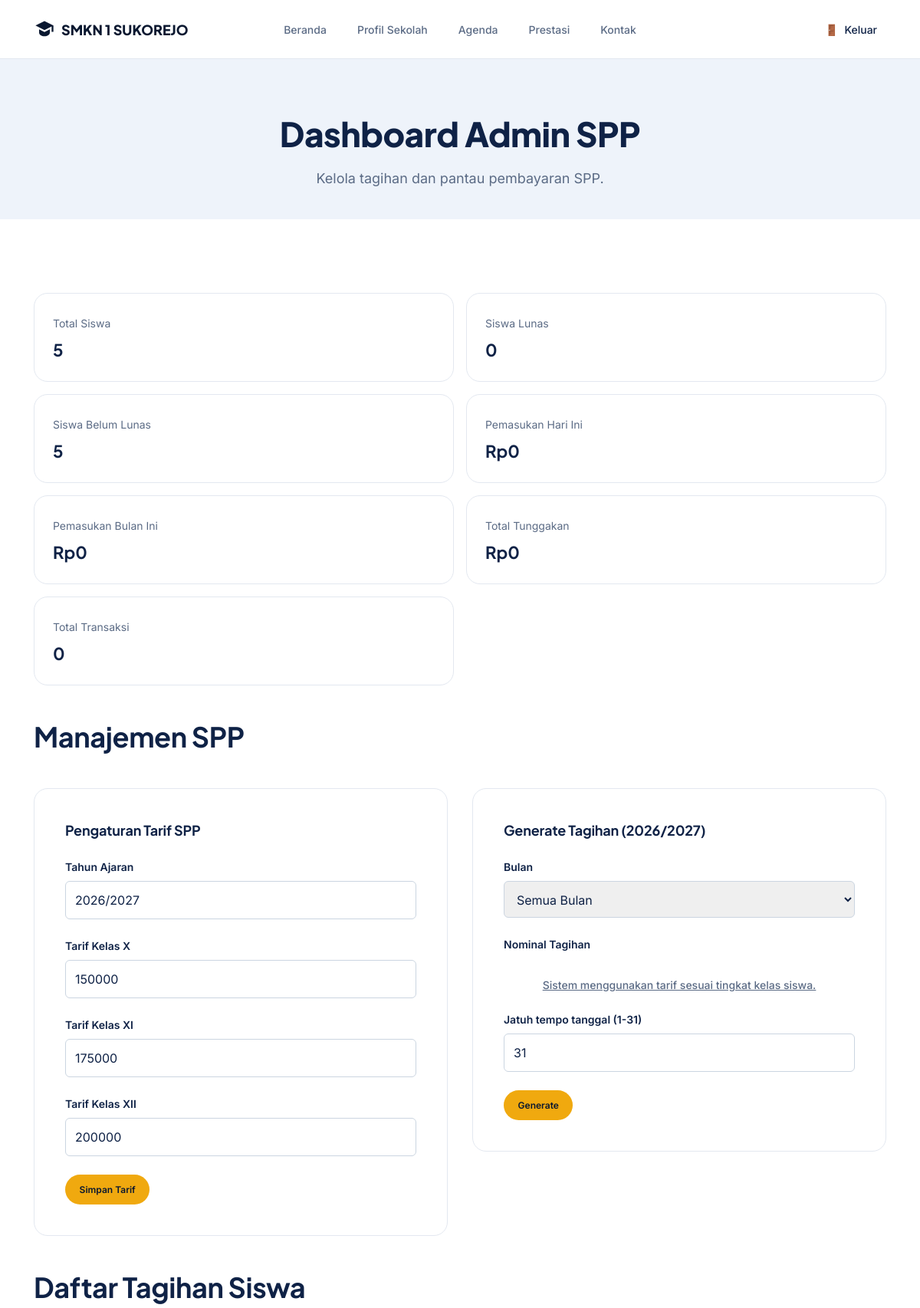
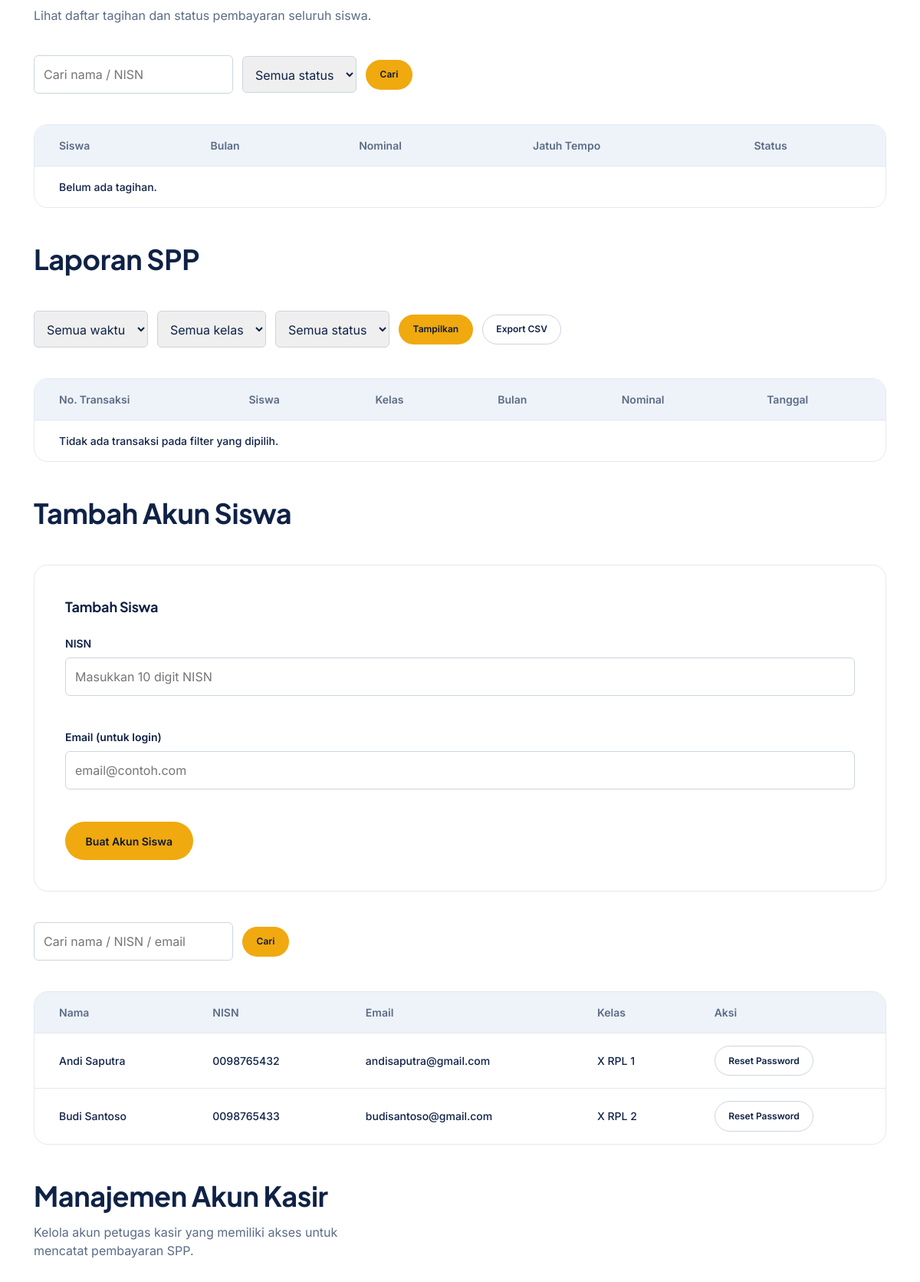
Screenshot of /spp/admin-spp.php (signed in, upper part) with the database file from the repository (2 pictures, top to bottom).
### tables this page shows
CREATE TABLE `academic_years` (
  `id` int(11) NOT NULL,
  `name` varchar(9) NOT NULL,
  `start_date` date NOT NULL,
  `end_date` date NOT NULL,
  `status` enum('draft','active','completed') NOT NULL DEFAULT 'draft',
  `is_current` tinyint(1) NOT NULL DEFAULT 0,
  `created_at` timestamp NOT NULL DEFAULT current_timestamp()
);

CREATE TABLE `students` (
  `id` int(11) NOT NULL,
  `user_id` int(11) DEFAULT NULL,
  `class_id` int(11) NOT NULL,
  `nisn` varchar(10) NOT NULL,
  `nama` varchar(100) NOT NULL,
  `created_at` timestamp NOT NULL DEFAULT current_timestamp()
);

CREATE TABLE `users` (
  `id` int(11) NOT NULL,
  `username` varchar(50) NOT NULL,
  `email` varchar(100) NOT NULL,
  `password` varchar(255) NOT NULL,
  `role` enum('admin','kasir','siswa') NOT NULL,
  `created_at` timestamp NOT NULL DEFAULT current_timestamp()
);

CREATE TABLE `classes` (
  `id` int(11) NOT NULL,
  `major_id` int(11) NOT NULL,
  `grade` enum('X','XI','XII') NOT NULL,
  `class_number` tinyint(3) UNSIGNED NOT NULL DEFAULT 1,
  `class_name` varchar(30) NOT NULL
);

### spp/admin-spp.php (the view, shortened to what the rows shown need)
<?php
$sql = '
  SELECT ID, name, start_date, end_date FROM academic_years WHERE is_current = 1 AND status = "active" LIMIT 1
';
$result = mysqli_query($conn, $sql);
$academicYear = mysqli_fetch_assoc($result);
$studentSearch = trim($_GET['student_q'] ?? '');
$studentAccounts = [];
$sql = "
  SELECT
    users.id AS user_id,
    students.nama,
    students.nisn,
    users.email,
    classes.class_name
  FROM students
  INNER JOIN users ON students.user_id = users.id
  INNER JOIN classes ON students.class_id = classes.id
";
$sql .= " ORDER BY students.nama ASC";
$stmt = mysqli_prepare($conn, $sql);
mysqli_stmt_execute($stmt);
$result = mysqli_stmt_get_result($stmt);
if ($result) {
  while ($row = mysqli_fetch_assoc($result)) {
    $studentAccounts[] = $row;
  }
}
?>
<!doctype html>
<html lang="id">
<head>
  <link rel="stylesheet" href="../css/variables.css" />
  <link rel="stylesheet" href="../css/reset.css" />
  <link rel="stylesheet" href="../css/style.css" />
  <link rel="stylesheet" href="../css/spp.css" />
</head>
<body>
  <main id="main" data-spp-role="admin">
    <div class="page-header page-header--center">
      <div class="container">
        <h1>Dashboard Admin SPP</h1>
      </div>
    </div>
    <section class="spp-section">
      <div class="container">
        <div class="section-head spp-gap">
          <div class="section-head__text">
            <h2>Manajemen SPP</h2>
          </div>
        </div>
        <div class="spp-grid">
          <div class="spp-card">
            <form class="spp-form" method="post">
              <div class="form-field">
                <label for="a-year">Tahun Ajaran</label>
                <input type="text" id="a-year" value="<?= htmlspecialchars($academicYear['name'] ?? 'Tidak tersedia', ENT_QUOTES, 'UTF-8') ?>" >
              </div>
            </form>
          </div>
          <div class="spp-card">
            <h3>Generate Tagihan (<?= htmlspecialchars($academicYear['name'] ?? 'Tidak tersedia', ENT_QUOTES, 'UTF-8') ?>)</h3>
            <form class="spp-form" method="post">
              <div class="form-field">
              </div>
              <div class="form-field">
              </div>
              <div class="form-field">
              </div>
              <button type="submit" class="btn btn-primary btn-sm">
              </button>
            </form>
          </div>
        </div>
        <div class="section-head spp-gap">
          <div class="section-head__text">
            <h2>Daftar Tagihan Siswa</h2>
          </div>
        </div>
        <div class="spp-gap">
          <div class="table-wrap spp-table">
            <table class="score-table">
              <thead>
                <tr>
                  <th scope="col">Siswa</th>
                  <th scope="col">Bulan</th>
                  <th scope="col">Nominal</th>
                  <th scope="col">Jatuh Tempo</th>
                  <th scope="col">Status</th>
                </tr>
              </thead>
            </table>
          </div>
        </div>
        <div class="section-head spp-gap">
          <div class="section-head__text">
            <h2>Laporan SPP</h2>
          </div>
        </div>
        <div class="spp-gap">
          <div class="table-wrap spp-table">
            <table class="score-table">
              <thead>
                <tr>
                  <th scope="col">No. Transaksi</th>
                  <th scope="col">Siswa</th>
                  <th scope="col">Kelas</th>
                  <th scope="col">Bulan</th>
                  <th scope="col">Nominal</th>
                  <th scope="col">Tanggal</th>
                </tr>
              </thead>
            </table>
          </div>
        </div>
        <div class="spp-gap" id="siswa-manager">
          <div class="section-head">
            <div class="section-head__text">
              <h2>Tambah Akun Siswa</h2>
            </div>
          </div>
          <div class="spp-gap">
            <div class="table-wrap spp-table">
              <table class="score-table">
                <thead>
                  <tr>
                    <th scope="col">Nama</th>
                    <th scope="col">NISN</th>
                    <th scope="col">Email</th>
                    <th scope="col">Kelas</th>
                    <th scope="col">Aksi</th>
                  </tr>
                </thead>
                <tbody>
                  <?php if (empty($studentAccounts)): ?>
                    <tr>
                      <td colspan="6">
                        <?= $studentSearch !== ''
                          ? 'Siswa tidak ditemukan.'
                          : 'Belum ada akun siswa.'; ?>
                      </td>
                    </tr>
                  <?php else: ?>
                    <?php foreach ($studentAccounts as $account): ?>
                      <tr>
                        <td data-label="Nama">
                          <?= htmlspecialchars($account['nama']); ?>
                        </td>
                        <td data-label="NISN">
                          <?= htmlspecialchars($account['nisn']); ?>
                        </td>
                        <td data-label="Email">
                          <?= htmlspecialchars($account['email']); ?>
                        </td>
                        <td data-label="Kelas">
                          <?= htmlspecialchars($account['class_name']); ?>
                        </td>
                        <td data-label="Aksi">
                          <form method="post" class="reset-password-form">
                            <button type="submit" class="btn btn-outline-navy btn-sm">
                              Reset Password
                            </button>
                          </form>
                        </td>
                      </tr>
                    <?php endforeach; ?>
                  <?php endif; ?>
                </tbody>
              </table>
            </div>
          </div>
        </div>
        <div class="spp-gap" id="kasir-manager">
          <div class="section-head">
            <div class="section-head__text">
              <h2>Manajemen Akun Kasir</h2>
            </div>
          </div>
        </div>
    </section>
  </main>
</body>
</html>

### rows the page displays
academic_years: name "2026/2027"
students: nama "Andi Saputra", nisn "0098765432", user.email "andisaputra@gmail.com", class.class_name "X RPL 1"
students: nama "Budi Santoso", nisn "0098765433", user.email "budisantoso@gmail.com", class.class_name "X RPL 2"

### other values shown
$dashboardStats['total_students'] "5"
$dashboardStats['paid_students'] "0"
$dashboardStats['unpaid_students'] "5"
$dashboardStats['income_today'] "0"
$dashboardStats['income_month'] "0"
$dashboardStats['outstanding'] "0"
$dashboardStats['total_transactions'] "0"
